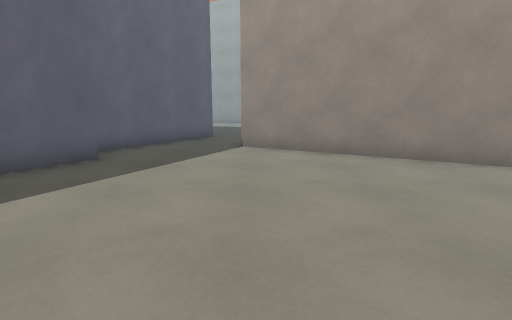
View 1 (above)

17 first-person views from a walk through a Godot game level. The camera is 1.2 m above the floor, tilts 10° down and sees 85° across. The floor is counted in squares, 1 m on a side. Each view is taken from the middle of a square. On the plan, view 1 faces up. The plan holds only what a view shows up to about 13 squares ahead; the rest is blank. The place goes on beyond the plan. Characters and animated objects are not drawn.

View 2
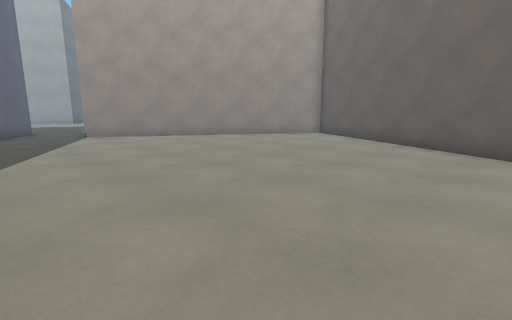

View 3
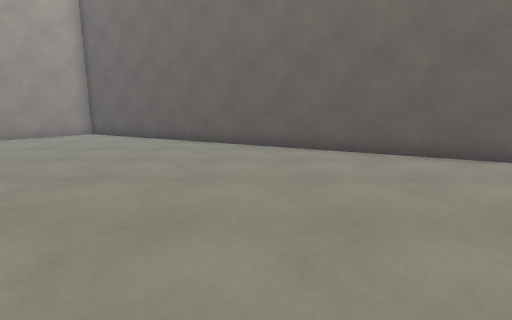

View 4
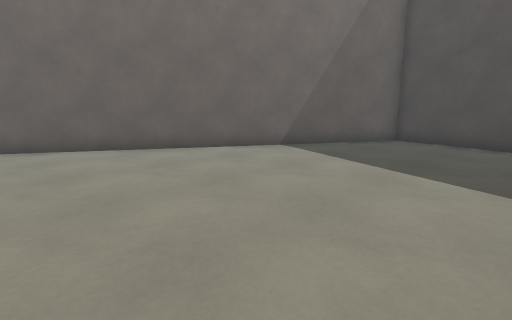

View 5
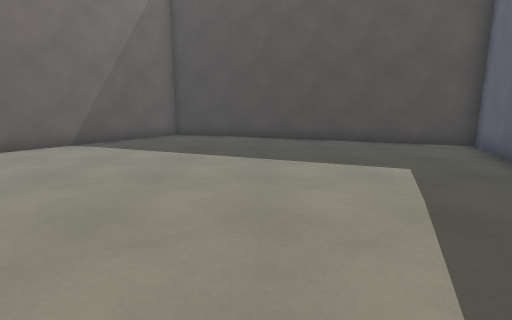

View 6
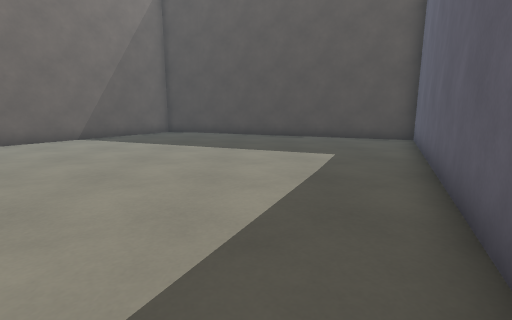

View 7
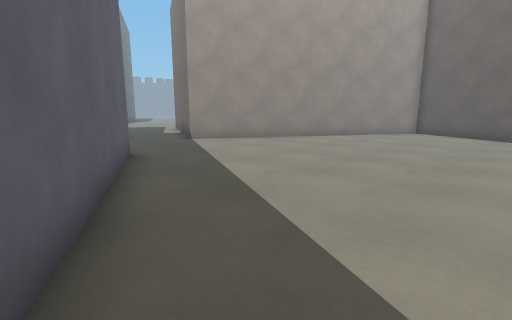

View 8
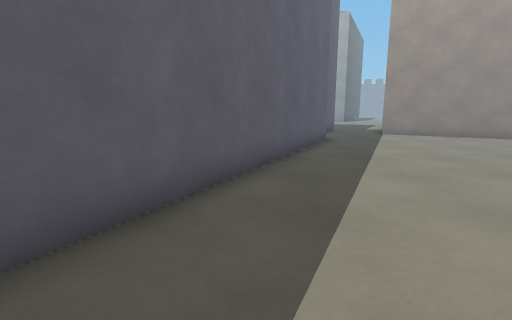

View 9
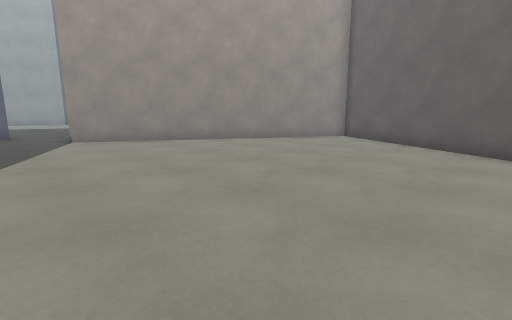

View 10
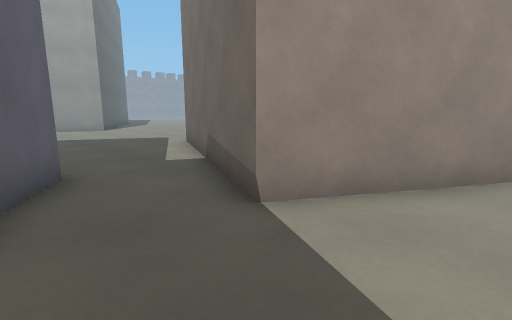

View 11
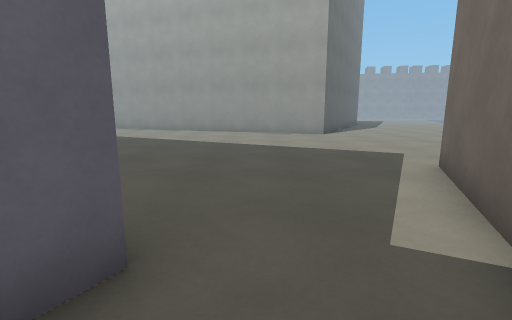

View 12
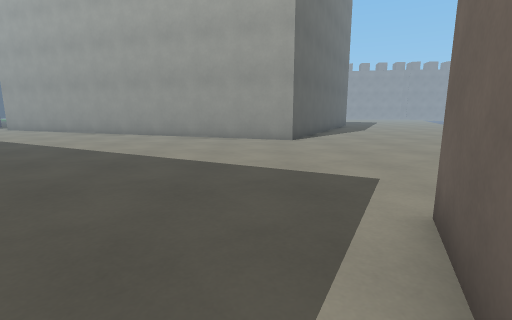

View 13
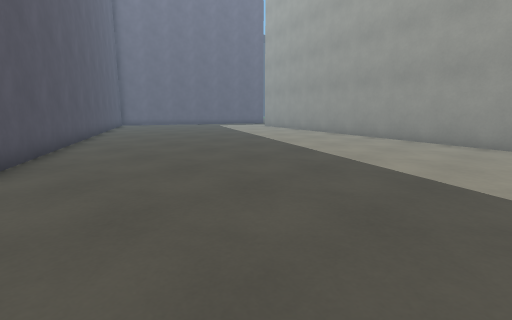

View 14
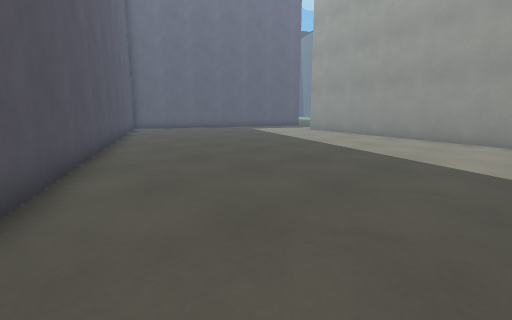

View 15
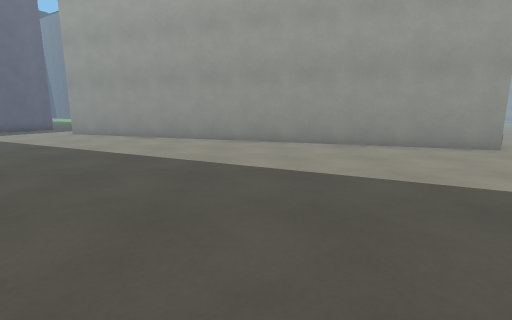

View 16
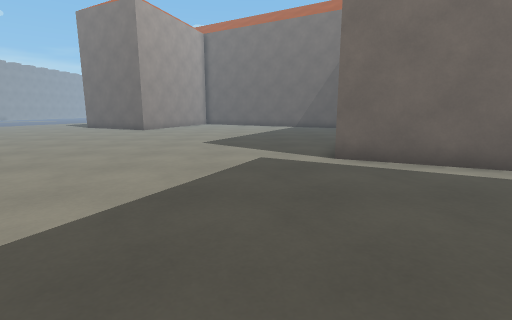

View 17
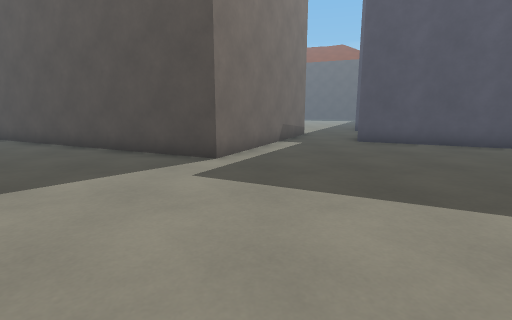

### Floor plan
Points are (right, up) in squares from view 1. A wall is a line through its corners. A room is listed if a view was taken in it or the views show most of it. See-through windows are left out.
Room 1 (views 1, 2, 3, 4, 5, 6, 7, 8, 9, 10)
walls: (-4, 7) (-13.5, -12.5) (-3.9, -16.5); (8.9, 3.8) (-0.5, 9.5); (-4.1, -16.5) (-2, -17) (9.5, 3.4); (-3.2, 10.9) (-4.7, 8.1)
ways out: opening at (-1.5, 9.5) to room 2
Room 2 (views 11, 12, 13, 14, 15, 16, 17)
walls: (3.4, 27.3) (2.5, 25.5) (-11, 30.3); (-0.5, 9.5) (3, 17) (9.6, 13.9); (-16.6, 20.3) (-2, 13) (-3.2, 10.9)
ways out: opening at (-1.5, 9.5) to room 1

Positions as (right, up) in squares from view 1, and headings:
1: (0, 0), facing up
2: (-4, -5), facing up-right
3: (-5, -5), facing right
4: (-6, -5), facing down-right
5: (-6, -3), facing down
6: (-7, -1), facing down
7: (-7, -1), facing up-right
8: (-7, -5), facing up
9: (-3, -3), facing up-right
10: (-3, 7), facing up-right
11: (-1, 11), facing up
12: (1, 14), facing up
13: (1, 15), facing up-left
14: (-4, 16), facing up-left
15: (-5, 17), facing up
16: (-4, 19), facing right
17: (2, 24), facing down
